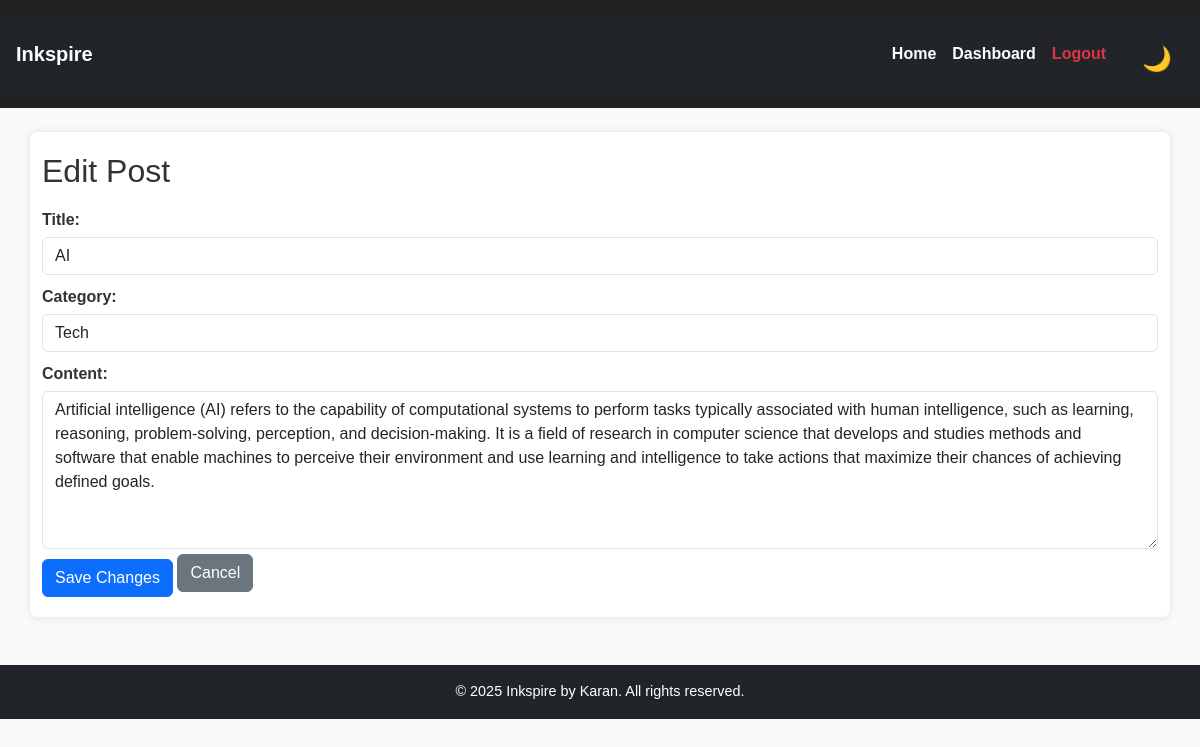
/edit/2 (signed in), run on the app's committed database.
### app.py (models this page shows)
class Post(db.Model):
    id = db.Column(db.Integer, primary_key=True)
    title = db.Column(db.String(255), nullable=False)
    category = db.Column(db.String(100), nullable=False)
    content = db.Column(db.Text, nullable=False)
    date_posted = db.Column(db.DateTime, default=datetime.utcnow)
    user_id = db.Column(db.Integer, db.ForeignKey('user.id'), nullable=False)

### app.py (the view, shortened to what this page needs)
@app.route('/edit/<int:post_id>', methods=['GET', 'POST'])
@login_required
def edit_post(post_id):
    post = Post.query.get_or_404(post_id)
    if post.author != current_user:
        flash("You do not have permission to edit this post.", "danger")
        return redirect(url_for('dashboard'))
    form = PostForm(obj=post)
    return render_template('edit_post.html', form=form, post=post)

### app.py
class PostForm(FlaskForm):
    title = StringField('Title', validators=[DataRequired()])
    category = SelectField('Category', choices=[('News', 'News'), ('Opinion', 'Opinion'), ('Tech', 'Tech'), ('Lifestyle', 'Lifestyle'), ('Sports', 'Sports')], validators=[DataRequired()])
    content = TextAreaField('Content', validators=[DataRequired()])
    submit = SubmitField('Publish')

### app.py (called while the page is built)
@login_manager.user_loader
def load_user(user_id):
    return User.query.get(int(user_id))

### templates/edit_post.html (shortened to what this page needs)
{% extends "base.html" %}
{% block content %}
<div class="edit-post-container">
    <h2>Edit Post</h2>
    <form method="POST">
        <div class="form-group">
            <label for="title">Title:</label>
            {{ form.title(class="form-control", placeholder="Enter post title") }}
        </div>
        <div class="form-group">
            <label for="category">Category:</label>
            {{ form.category(class="form-control") }}
        </div>
        <div class="form-group">
            <label for="content">Content:</label>
            {{ form.content(class="form-control", rows=6, placeholder="Write your content here...") }}
        </div>
        <div class="form-actions">
            <button type="submit" class="btn btn-primary">Save Changes</button>
            <a href="{{ url_for('dashboard') }}" class="btn btn-secondary">Cancel</a>
        </div>
    </form>
</div>
{% endblock %}

### static/css/main.css (style rules this page uses)
body { font-family: Arial, sans-serif; margin: 0; padding: 0; background-color: #f9f9f9; color: #333; transition: background-color 0.3s ease, color 0.3s ease; }
form { display: flex; flex-direction: column; }
label { font-weight: bold; margin-top: 10px; }
input, textarea, select { padding: 12px; margin-top: 5px; border: 1px solid #ddd; border-radius: 5px; transition: border-color 0.3s ease-in-out; }
button, input[type="submit"] { background-color: #007BFF; color: white; padding: 12px; border: none; cursor: pointer; margin-top: 10px; border-radius: 5px; transition: background 0.3s ease-in-out, transform 0.2s; }

### data on the page
Post: title "AI", category "Tech", content "Artificial intelligence (AI) refers to the capability of computational systems to perform tasks typically associated with human intelligence, such as learning, reasoning, problem-solving, perception, and decision-making. It is a field of research in computer science that develops and studies methods and software that enable machines to perceive their environment and use learning and intelligence to take actions that maximize their chances of achieving defined goals."
